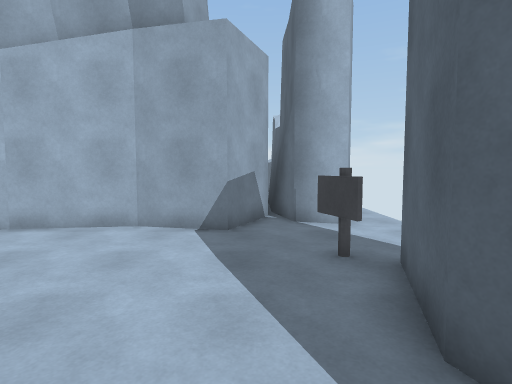
view 1 (above)

16 first-person views from a walk through a 3-D level made in the Unity game engine. The camera is 1.5 m above the floor, tilts 4° down and sees 80° across. The floor is counted in squares, 1 m on a side. Each view is taken from the middle of a square. On the plan, view 1 faces up. The plan holds only what a view shows up to about 15 squares ahead; the rest is blank. The place goes on beyond the plan.

view 2
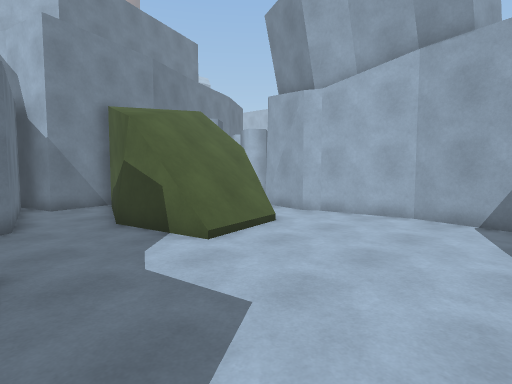

view 3
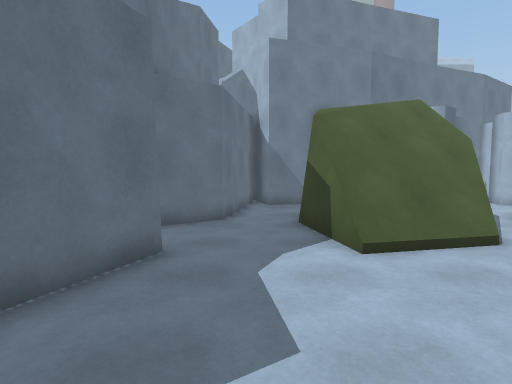

view 4
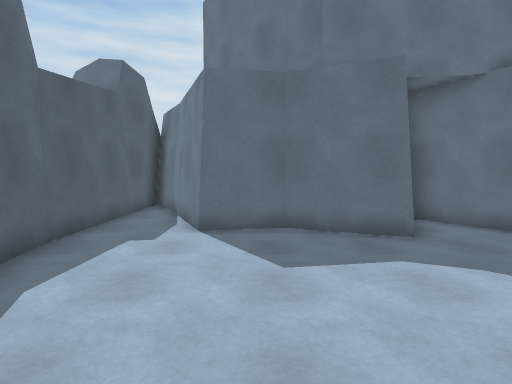

view 5
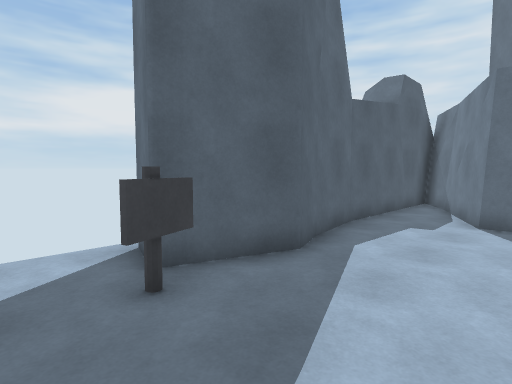

view 6
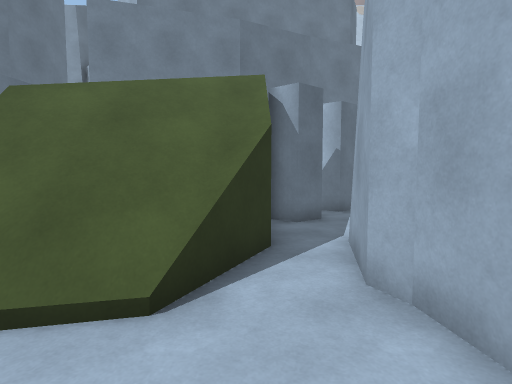

view 7
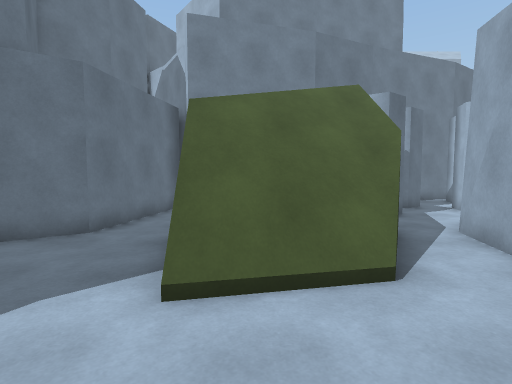

view 8
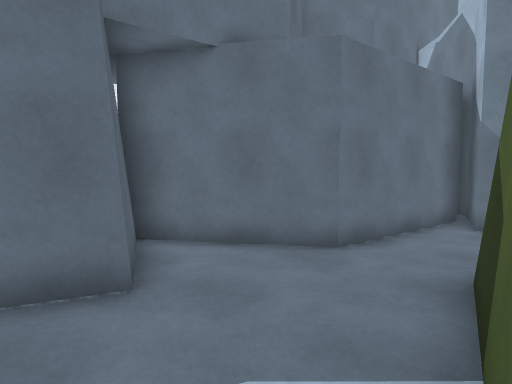

view 9
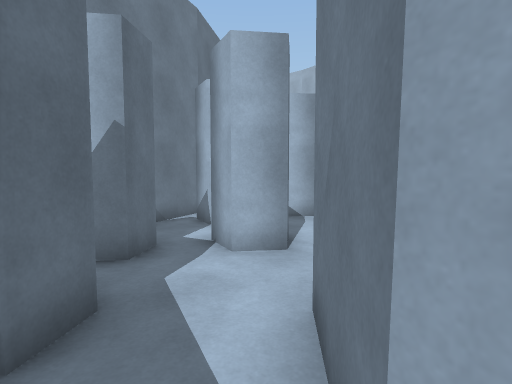

view 10
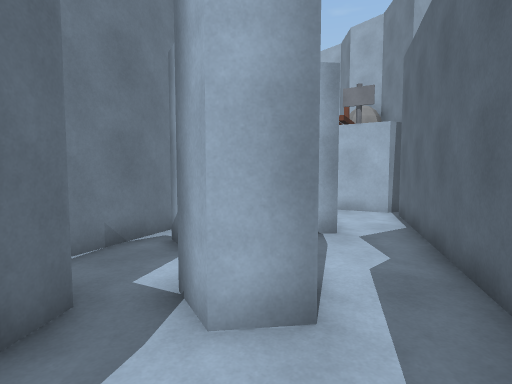

view 11
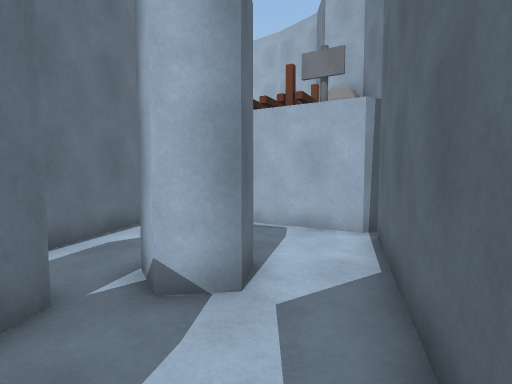

view 12
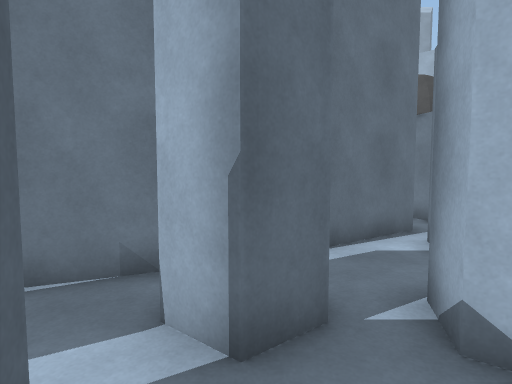

view 13
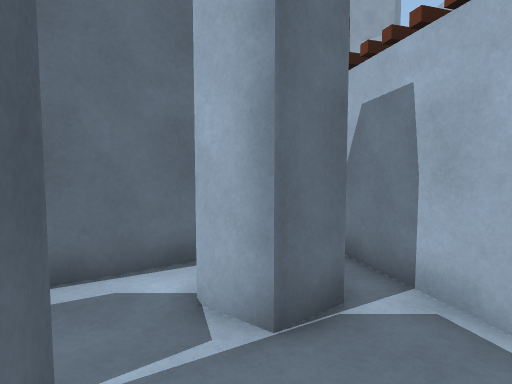

view 14
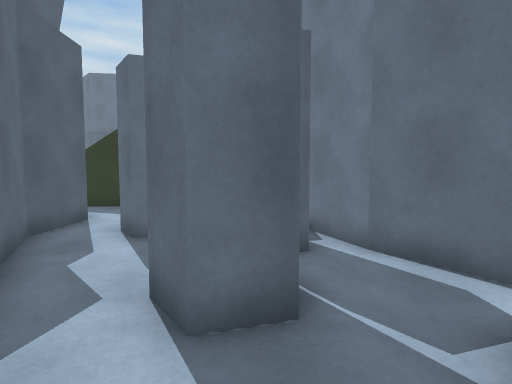

view 15
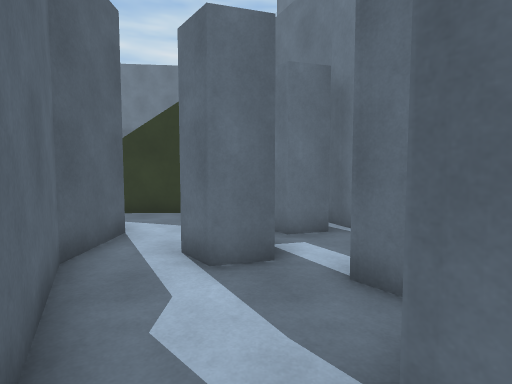

view 16
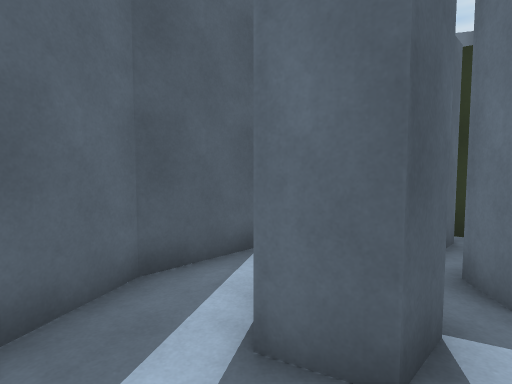

### Floor plan
Key: @ floor where view 1 was taken; # wall or solid block; . main floor; : floor 4.25 m higher than the main floor; / step, stairs or slope; = window, fence, low wall or low ledge; S signpost.
Columns run from 20 left of view 1 to 4 right of it. Each row starts with its distance up from view 1.
 20   #####
 19 ###...#
 18  #....##
 17 ###....#
 16 #...##.##
 15 #...##..#            #
 14 ##......##           #
 13  ####....#           #
 12   ###.##.#           #
 11   ##..##.#           #
 10    #.....##         ##
  9    ###....##       ####..
  8     # .#...#########.....
  7        ##................
  6        #:////........S...
  5         ///////......S...
  4       # ///////.......###
  3       #////////.......#
  2       #./##///=.......#
  1       #...............#
  0    ####.............@.##
 -1    #  #####............#
 -2           ##...#.......#
 -3            ##.######...#
 -4             ###    ##..#
 -5              #      #..#
 -6                     ##.#
 -7                      #.#
 -8                      ###

Positions as (right, up) in squares from view 1, and headings:
1: (0, 0), facing up
2: (0, -2), facing up-left
3: (0, 0), facing left
4: (-2, 5), facing down
5: (-2, 7), facing down-right
6: (-3, 6), facing left
7: (-2, 3), facing left
8: (-4, 2), facing down-left
9: (-9, 7), facing up-left
10: (-11, 9), facing up-left
11: (-12, 13), facing up-left
12: (-13, 13), facing left
13: (-15, 17), facing left
14: (-16, 19), facing down
15: (-14, 17), facing down
16: (-15, 14), facing down-right
